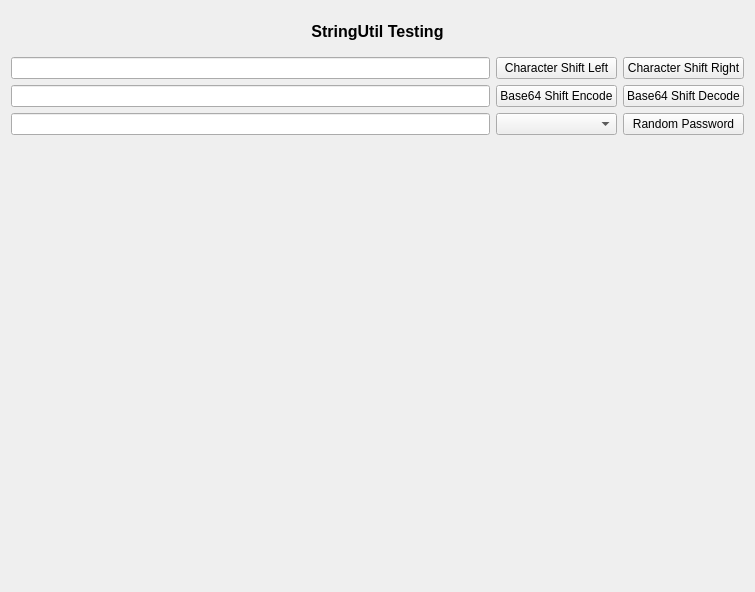
<?xml version="1.0" encoding="UTF-8"?>
<ui version="4.0">
 <class>MiscellaneousStringUtil</class>
 <widget class="QWidget" name="MiscellaneousStringUtil">
  <property name="geometry">
   <rect>
    <x>0</x>
    <y>0</y>
    <width>755</width>
    <height>592</height>
   </rect>
  </property>
  <property name="windowTitle">
   <string>MiscellaneousStringUtil</string>
  </property>
  <layout class="QVBoxLayout" name="verticalLayout">
   <item>
    <layout class="QHBoxLayout" name="horizontalLayout">
     <item>
      <widget class="QLabel" name="lbTitle">
       <property name="minimumSize">
        <size>
         <width>0</width>
         <height>40</height>
        </size>
       </property>
       <property name="font">
        <font>
         <pointsize>12</pointsize>
         <weight>75</weight>
         <bold>true</bold>
        </font>
       </property>
       <property name="text">
        <string>StringUtil Testing</string>
       </property>
       <property name="alignment">
        <set>Qt::AlignCenter</set>
       </property>
      </widget>
     </item>
    </layout>
   </item>
   <item>
    <layout class="QGridLayout" name="gridLayout">
     <property name="leftMargin">
      <number>0</number>
     </property>
     <property name="rightMargin">
      <number>0</number>
     </property>
     <item row="0" column="2">
      <widget class="QPushButton" name="btnCharacterShiftLeft">
       <property name="text">
        <string>Character Shift Left</string>
       </property>
      </widget>
     </item>
     <item row="0" column="3">
      <widget class="QPushButton" name="btnCharacterShiftRight">
       <property name="text">
        <string>Character Shift Right</string>
       </property>
      </widget>
     </item>
     <item row="0" column="0">
      <widget class="QLineEdit" name="leShiftTarget"/>
     </item>
     <item row="1" column="0">
      <widget class="QLineEdit" name="leEncodeTarget"/>
     </item>
     <item row="2" column="0">
      <widget class="QLineEdit" name="lePasswordOut"/>
     </item>
     <item row="1" column="2">
      <widget class="QPushButton" name="btnBase64ShiftEncode">
       <property name="text">
        <string>Base64 Shift Encode</string>
       </property>
      </widget>
     </item>
     <item row="1" column="3">
      <widget class="QPushButton" name="btnBase64ShiftDecode">
       <property name="text">
        <string>Base64 Shift Decode</string>
       </property>
      </widget>
     </item>
     <item row="2" column="3">
      <widget class="QPushButton" name="btnRandomPassword">
       <property name="text">
        <string>Random Password</string>
       </property>
      </widget>
     </item>
     <item row="2" column="2">
      <widget class="QComboBox" name="cbCharactorTypes"/>
     </item>
    </layout>
   </item>
   <item>
    <spacer name="verticalSpacer">
     <property name="orientation">
      <enum>Qt::Vertical</enum>
     </property>
     <property name="sizeHint" stdset="0">
      <size>
       <width>20</width>
       <height>40</height>
      </size>
     </property>
    </spacer>
   </item>
  </layout>
 </widget>
 <layoutdefault spacing="6" margin="11"/>
 <resources/>
 <connections/>
</ui>
